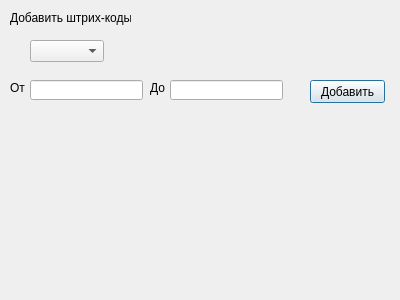
<?xml version="1.0" encoding="UTF-8"?>
<ui version="4.0">
 <class>UploadBarcodes</class>
 <widget class="QDialog" name="UploadBarcodes">
  <property name="geometry">
   <rect>
    <x>0</x>
    <y>0</y>
    <width>400</width>
    <height>300</height>
   </rect>
  </property>
  <property name="windowTitle">
   <string>Загрузка штрих-кодов в систему</string>
  </property>
  <widget class="QLabel" name="L_ADDBARCODES">
   <property name="geometry">
    <rect>
     <x>10</x>
     <y>10</y>
     <width>121</width>
     <height>16</height>
    </rect>
   </property>
   <property name="text">
    <string>Добавить штрих-коды</string>
   </property>
  </widget>
  <widget class="QLineEdit" name="LE_FIRST">
   <property name="geometry">
    <rect>
     <x>30</x>
     <y>80</y>
     <width>113</width>
     <height>20</height>
    </rect>
   </property>
  </widget>
  <widget class="QLineEdit" name="LE_SECOND">
   <property name="geometry">
    <rect>
     <x>170</x>
     <y>80</y>
     <width>113</width>
     <height>20</height>
    </rect>
   </property>
  </widget>
  <widget class="QLabel" name="L_1">
   <property name="geometry">
    <rect>
     <x>10</x>
     <y>80</y>
     <width>21</width>
     <height>16</height>
    </rect>
   </property>
   <property name="text">
    <string>От</string>
   </property>
  </widget>
  <widget class="QLabel" name="L_2">
   <property name="geometry">
    <rect>
     <x>150</x>
     <y>80</y>
     <width>21</width>
     <height>16</height>
    </rect>
   </property>
   <property name="text">
    <string>До</string>
   </property>
  </widget>
  <widget class="QPushButton" name="PB_ADD">
   <property name="geometry">
    <rect>
     <x>310</x>
     <y>80</y>
     <width>75</width>
     <height>23</height>
    </rect>
   </property>
   <property name="text">
    <string>Добавить</string>
   </property>
  </widget>
  <widget class="QComboBox" name="CB_TYPE">
   <property name="geometry">
    <rect>
     <x>30</x>
     <y>40</y>
     <width>74</width>
     <height>22</height>
    </rect>
   </property>
  </widget>
 </widget>
 <resources/>
 <connections/>
</ui>
